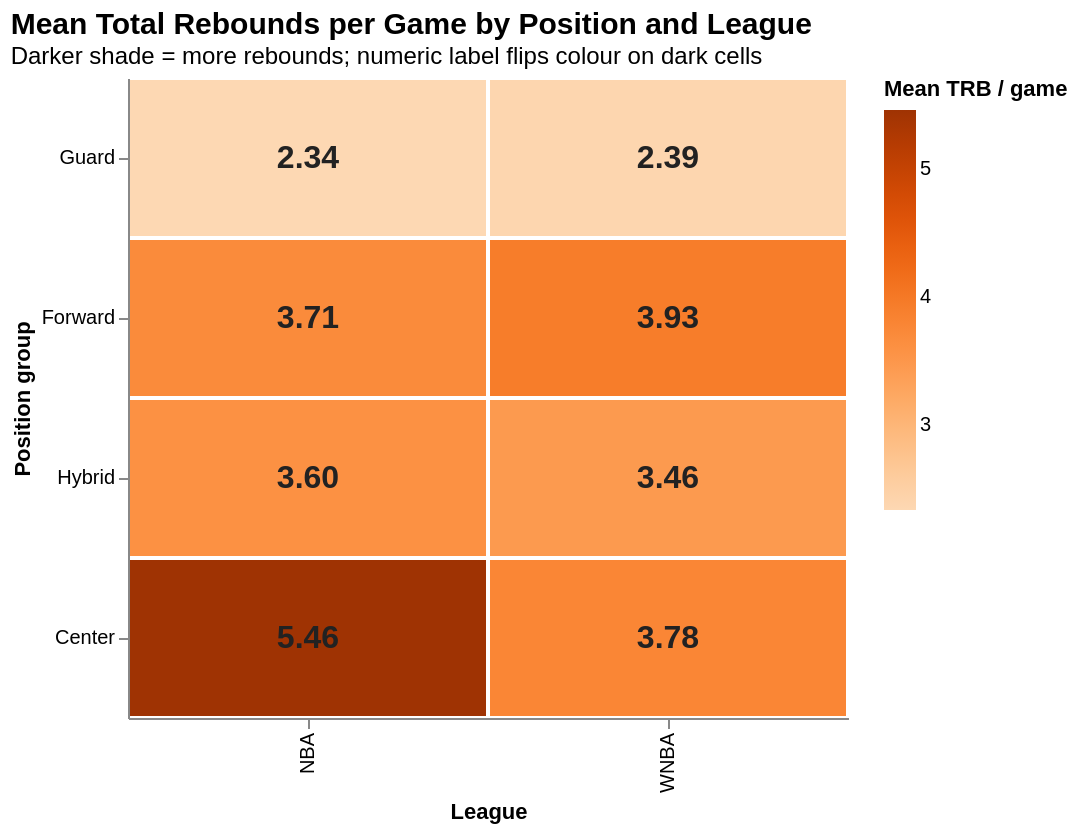

Notebook source saved alongside this figure:
### Markdown cell above
### 10. Average rebounds by position and league — heatmap (Altair)

Altair heatmap of mean total rebounds per game broken down by position group and league, with each cell carrying its numeric value as an overlaid text label whose colour automatically flips from dark to light on darker cells — Altair's `condition` shorthand handles the readability trick declaratively.

### Code cell
heat_data = (
    combined.groupby(['PosGroup', 'League'], as_index=False)['TRB'].mean()
)
heat_data['TRB'] = heat_data['TRB'].round(2)
pos_sort = ['Guard', 'Forward', 'Hybrid', 'Center']

heat = alt.Chart(heat_data).mark_rect(stroke='white', strokeWidth=2).encode(
    x=alt.X('League:N', title='League'),
    y=alt.Y('PosGroup:N', sort=pos_sort, title='Position group'),
    color=alt.Color(
        'TRB:Q', scale=alt.Scale(scheme='oranges'),
        title='Mean TRB / game',
    ),
    tooltip=[
        'League:N', 'PosGroup:N',
        alt.Tooltip('TRB:Q', title='Mean TRB/game', format='.2f'),
    ],
)

labels = alt.Chart(heat_data).mark_text(fontSize=16, fontWeight='bold').encode(
    x='League:N',
    y=alt.Y('PosGroup:N', sort=pos_sort),
    text=alt.Text('TRB:Q', format='.2f'),
    color=alt.condition(
        'datum.TRB > 6', alt.value('white'), alt.value('#222')
    ),
)

chart_heat = (heat + labels).properties(
    width=360, height=320,
    title=alt.TitleParams(
        'Mean Total Rebounds per Game by Position and League',
        subtitle='Darker shade = more rebounds; numeric label flips colour on dark cells',
        anchor='start', fontSize=15,
    ),
).configure_view(stroke=None)

show_altair(chart_heat)

### Figure 1 — Vega-Lite specification as saved in the notebook (floating-point values rounded to 4 significant figures)
{"$schema": "https://vega.github.io/schema/vega-lite/v6.4.1.json", "config": {"view": {"continuousHeight": 300, "continuousWidth": 300, "stroke": null}}, "data": {"name": "data-80298c924d91aa2deade8ee2ccdf2bcd"}, "datasets": {"data-80298c924d91aa2deade8ee2ccdf2bcd": [{"League": "NBA", "PosGroup": "Center", "TRB": 5.46}, {"League": "WNBA", "PosGroup": "Center", "TRB": 3.78}, {"League": "NBA", "PosGroup": "Forward", "TRB": 3.71}, {"League": "WNBA", "PosGroup": "Forward", "TRB": 3.93}, {"League": "NBA", "PosGroup": "Guard", "TRB": 2.34}, {"League": "WNBA", "PosGroup": "Guard", "TRB": 2.39}, {"League": "NBA", "PosGroup": "Hybrid", "TRB": 3.6}, {"League": "WNBA", "PosGroup": "Hybrid", "TRB": 3.46}]}, "height": 320, "layer": [{"encoding": {"color": {"field": "TRB", "scale": {"scheme": "oranges"}, "title": "Mean TRB / game", "type": "quantitative"}, "tooltip": [{"field": "League", "type": "nominal"}, {"field": "PosGroup", "type": "nominal"}, {"field": "TRB", "format": ".2f", "title": "Mean TRB/game", "type": "quantitative"}], "x": {"field": "League", "title": "League", "type": "nominal"}, "y": {"field": "PosGroup", "sort": ["Guard", "Forward", "Hybrid", "Center"], "title": "Position group", "type": "nominal"}}, "mark": {"stroke": "white", "strokeWidth": 2, "type": "rect"}}, {"encoding": {"color": {"condition": {"test": "datum.TRB > 6", "value": "white"}, "value": "#222"}, "text": {"field": "TRB", "format": ".2f", "type": "quantitative"}, "x": {"field": "League", "type": "nominal"}, "y": {"field": "PosGroup", "sort": ["Guard", "Forward", "Hybrid", "Center"], "type": "nominal"}}, "mark": {"fontSize": 16, "fontWeight": "bold", "type": "text"}}], "title": {"anchor": "start", "fontSize": 15, "subtitle": "Darker shade = more rebounds; numeric label flips colour on dark cells", "text": "Mean Total Rebounds per Game by Position and League"}, "width": 360}
